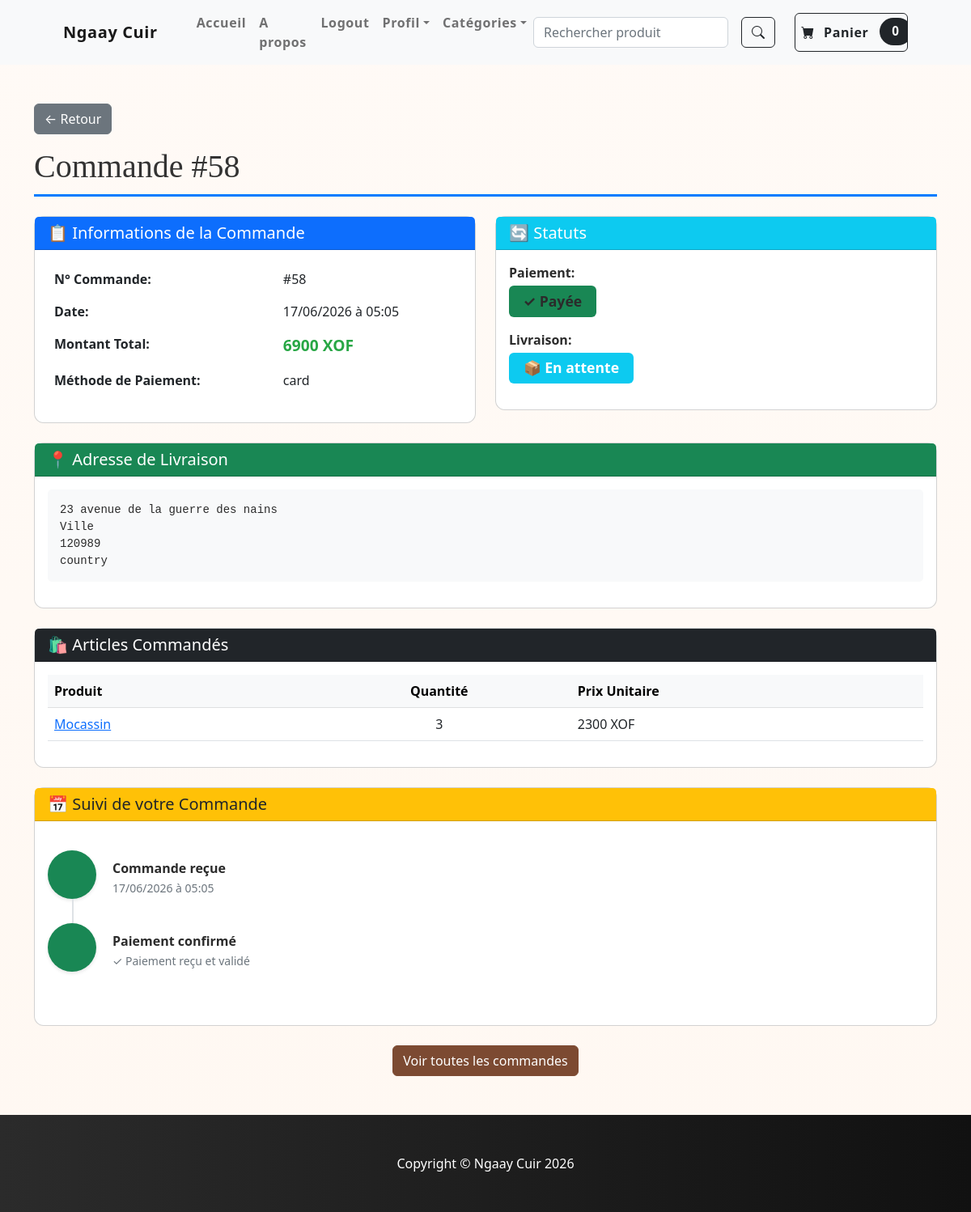
/search/order/58/ (signed in), run on the app's committed database.
### core/models.py (models this page shows, shortened)
class Order(models.Model):
    PAYMENT_STATUS = [
        ('pending', 'En attente'),
        ('paid', 'Payée'),
        ('cancelled', 'Annulée'),
    ]
    DELIVERY_STATUS = [
        ('pending', 'En attente'),
        ('processing', 'En traitement'),
        ('shipped', 'Expédiée'),
        ('delivered', 'Livrée'),
        ('cancelled', 'Annulée'),
    ]
    user = models.ForeignKey(User, on_delete=models.SET_NULL, null=True, blank=True, related_name='orders')
    customer = models.ForeignKey(Customer, on_delete=models.CASCADE)
    products = models.ManyToManyField(Product, through='OrderItem')
    order_date = models.DateTimeField(default=datetime.datetime.now)
    total_amount = models.DecimalField(max_digits=10, decimal_places=0)
    address = models.TextField(blank=True, null=True)
    status = models.CharField(max_length=20, choices=PAYMENT_STATUS, default='pending')
    payment_method = models.CharField(max_length=20, blank=True, null=True)
    payment_reference = models.CharField(max_length=200, blank=True, null=True)
    delivery_status = models.CharField(max_length=20, choices=DELIVERY_STATUS, default='pending')
    tracking_number = models.CharField(max_length=100, blank=True, null=True)
    shipped_date = models.DateTimeField(null=True, blank=True)
    delivered_date = models.DateTimeField(null=True, blank=True)
    class Meta:
        ordering = ['-order_date']

class OrderItem(models.Model):
    order = models.ForeignKey(Order, on_delete=models.CASCADE)
    product = models.ForeignKey(Product, on_delete=models.CASCADE)
    quantity = models.IntegerField(default=1)
    size = models.CharField(max_length=50, blank=True, null=True)

class Product(models.Model):
    name = models.CharField(max_length=100)
    description = models.TextField(blank=True, null=True)
    price = models.DecimalField(max_digits=10, decimal_places=0)
    stock = models.PositiveIntegerField()
    is_shoe = models.BooleanField(default=False)
    sizes = models.ManyToManyField('Size', through='ProductSize', blank=True)
    category = models.ForeignKey(Category, on_delete=models.CASCADE, related_name='products')
    image = models.ImageField(upload_to='uploads/product/', blank=True, null=True)
    is_on_sale = models.BooleanField(default=False)
    original_price = models.DecimalField(max_digits=10, decimal_places=0, blank=True, null=True)
    sale_price = models.DecimalField(max_digits=10, decimal_places=0, blank=True, null=True)

### core/views.py (the view)
# urls.py: path('order/<int:order_id>/', views.order_detail, name='order_detail'),
def order_detail(request, order_id):
    if not request.user.is_authenticated:
        messages.error(request, "Vous devez être connecté pour voir vos commandes.")
        return redirect('login')
    from .models import Order
    from django.shortcuts import get_object_or_404
    order = get_object_or_404(Order, id=order_id, user=request.user)
    context = {
        'order': order,
        'payment_status_display': dict(Order.PAYMENT_STATUS),
        'delivery_status_display': dict(Order.DELIVERY_STATUS),
        'order_items': order.orderitem_set.all().select_related('product'),
    }
    return render(request, 'order_detail.html', context)

### panier/context_processors.py (called while the page is built)
def panier(request):
    panier_obj = Panier(request)
    country = request.session.get('checkout_country')
    user = getattr(request, 'user', None)
    if not country and user and getattr(user, 'is_authenticated', False):
        try:
            country = user.profil.pays
        except Exception:
            country = None
    cur = None
    if country:
        c = country.strip().upper()[:2]
        if c in ('FR','BE','CH','LU','ES','PT','IT','DE'):
            cur = 'EUR'
        else:
            cur = 'XOF'
    else:
        cur = request.session.get('currency', 'XOF')
    request.session['currency'] = cur
    return {'panier': panier_obj, 'currency': cur}

### panier/panier.py (called while the page is built)
    @property
    def total_items(self):
        return sum(int(v.get('qte', 1)) for v in self.panier.values())

### core/templates/order_detail.html (shortened to what this page needs)
{% extends 'base.html' %}
{% load currency_filters %}
{% block content %}
<div class="container mt-5 mb-5">
    <div class="row">
        <div class="col-md-12">
            <a href="{% url 'order_history' %}" class="btn btn-secondary mb-3">← Retour</a>
            <h1 class="mb-4">Commande #{{ order.id }}</h1>
            <div class="row">
                <div class="col-md-6">
                    <div class="card mb-4">
                        <div class="card-header bg-primary text-white">
                            <h5 class="mb-0">📋 Informations de la Commande</h5>
                        </div>
                        <div class="card-body">
                            <table class="table table-borderless">
                                <tbody>
                                    <tr>
                                        <td><strong>N° Commande:</strong></td>
                                        <td>#{{ order.id }}</td>
                                    </tr>
                                    <tr>
                                        <td><strong>Date:</strong></td>
                                        <td>{{ order.order_date|date:"d/m/Y à H:i" }}</td>
                                    </tr>
                                    <tr>
                                        <td><strong>Montant Total:</strong></td>
                                        <td><strong style="color: #28a745; font-size: 1.2em;">{{ order.total_amount }} XOF</strong></td>
                                    </tr>
                                    <tr>
                                        <td><strong>Méthode de Paiement:</strong></td>
                                        <td>{{ order.payment_method|default:"Non spécifiée" }}</td>
                                    </tr>
                                </tbody>
                            </table>
                        </div>
                    </div>
                </div>
                <div class="col-md-6">
                    <div class="card mb-4">
                        <div class="card-header bg-info text-white">
                            <h5 class="mb-0">🔄 Statuts</h5>
                        </div>
                        <div class="card-body">
                            <div class="mb-3">
                                <p class="mb-1"><strong>Paiement:</strong></p>
                                {% if order.status == 'paid' %}
                                    <span class="badge bg-success" style="font-size: 1.1em;">✓ Payée</span>
                                {% elif order.status == 'pending' %}
                                    <span class="badge bg-warning" style="font-size: 1.1em;">⏳ En attente</span>
                                {% elif order.status == 'cancelled' %}
                                    <span class="badge bg-danger" style="font-size: 1.1em;">✕ Annulée</span>
                                {% endif %}
                            </div>
                            <div class="mb-3">
                                <p class="mb-1"><strong>Livraison:</strong></p>
                                {% if order.delivery_status == 'pending' %}
                                    <span class="badge bg-info" style="font-size: 1.1em;">📦 En attente</span>
                                {% elif order.delivery_status == 'processing' %}
                                    <span class="badge bg-primary" style="font-size: 1.1em;">⚙️ En traitement</span>
                                {% elif order.delivery_status == 'shipped' %}
                                    <span class="badge bg-secondary" style="font-size: 1.1em;">🚚 Expédiée</span>
                                {% elif order.delivery_status == 'delivered' %}
                                    <span class="badge bg-success" style="font-size: 1.1em;">✓ Livrée</span>
                                {% elif order.delivery_status == 'cancelled' %}
                                    <span class="badge bg-danger" style="font-size: 1.1em;">✕ Annulée</span>
                                {% endif %}
                            </div>
                        </div>
                    </div>
                </div>
            </div>
            <div class="card mb-4">
                <div class="card-header bg-success text-white">
                    <h5 class="mb-0">📍 Adresse de Livraison</h5>
                </div>
                <div class="card-body">
                    <pre style="background-color: #f8f9fa; padding: 15px; border-radius: 5px; white-space: pre-wrap; word-wrap: break-word;">{{ order.address }}</pre>
                </div>
            </div>
            <div class="card">
                <div class="card-header bg-dark text-white">
                    <h5 class="mb-0">🛍️ Articles Commandés</h5>
                </div>
                <div class="card-body">
                    <div class="table-responsive">
                        <table class="table">
                            <thead class="table-light">
                                <tr>
                                    <th>Produit</th>
                                    <th class="text-center">Quantité</th>
                                    <th class="text-right">Prix Unitaire</th>
                                </tr>
                            </thead>
                            <tbody>
                                {% for item in order_items %}
                                <tr>
                                    <td>
                                        <a href="{% url 'product' item.product.id %}">
                                            {{ item.product.name }}
                                        </a>
                                    </td>
                                    <td class="text-center">{{ item.quantity }}</td>
                                    <td class="text-right">{{ item.product.price }} XOF</td>
                                </tr>
                                {% endfor %}
                            </tbody>
                        </table>
                    </div>
                </div>
            </div>
            <div class="card mt-4">
                <div class="card-header bg-warning text-dark">
                    <h5 class="mb-0">📅 Suivi de votre Commande</h5>
                </div>
                <div class="card-body">
                    <div class="timeline">
                        <div class="timeline-item">
                            <div class="timeline-marker bg-success"></div>
                            <div class="timeline-content">
                                <p class="mb-0"><strong>Commande reçue</strong></p>
                                <small class="text-muted">{{ order.order_date|date:"d/m/Y à H:i" }}</small>
                            </div>
                        </div>
                        {% if order.status == 'paid' %}
                        <div class="timeline-item">
                            <div class="timeline-marker bg-success"></div>
                            <div class="timeline-content">
                                <p class="mb-0"><strong>Paiement confirmé</strong></p>
                                <small class="text-muted">✓ Paiement reçu et validé</small>
                            </div>
                        </div>
                        {% endif %}
                    </div>
                </div>
            </div>
            <div class="mt-4 text-center">
                <a href="{% url 'order_history' %}" class="btn btn-primary">Voir toutes les commandes</a>
            </div>
        </div>
    </div>
</div>
{% endblock %}

### static/css/theme_senegal.css (style rules this page uses)
:root { --leather-dark: #5b3a2a; --leather-medium: #7c4a32; --leather-light: #c99a6b; --accent: #d4a45a; }
body { background: linear-gradient(180deg, #fffaf6 0%, #fff8f2 100%); color: #2b2b2b; }
h1, h2, h3, h4 { font-family: 'Georgia', serif; color: var(--leather-dark); }
.btn-primary { background: var(--leather-medium); border-color: var(--leather-medium); }
.badge.bg-success { background: var(--leather-light); color: #2b2b2b; }
.card { border-radius: 12px; }

### core/templates/order_detail.html (style rules this page uses)
.timeline { position: relative; padding: 20px 0; }
.timeline-item { display: flex; margin-bottom: 30px; position: relative; }
.timeline-item:not(:last-child)::before { content: ''; position: absolute; left: 30px; top: 60px; bottom: -30px; width: 2px; background-color: #dee2e6; }
.timeline-marker { width: 60px; height: 60px; border-radius: 50%; display: flex; align-items: center; justify-content: center; color: white; font-weight: bold; flex-shrink: 0; margin-right: 20px; box-shadow: 0 2px 4px rgba(0,0,0,0.1); }
.timeline-content { flex: 1; padding-top: 10px; }
.card-header { font-weight: bold; }
h1 { color: #333; border-bottom: 3px solid #007bff; padding-bottom: 10px; }
.badge { font-size: 0.95em; padding: 0.6em 1em; }

### data on the page
Order: id "58", order_date "17/06/2026 à 05:05", total_amount "6900", payment_method "card", address "23 avenue de la guerre des nains Ville 120989 country"
OrderItem: product.name "Mocassin", quantity "3", product.price "2300"
